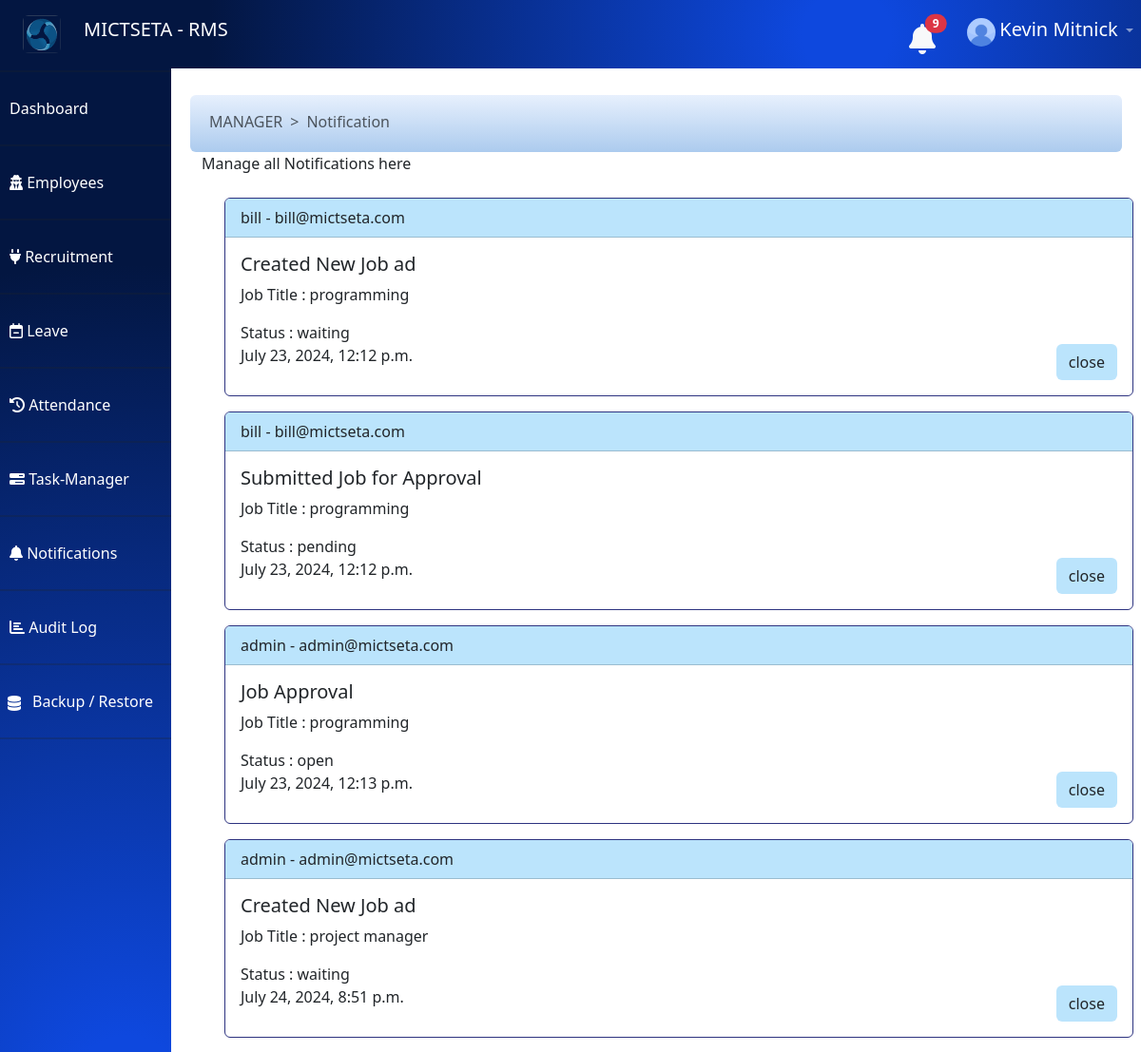
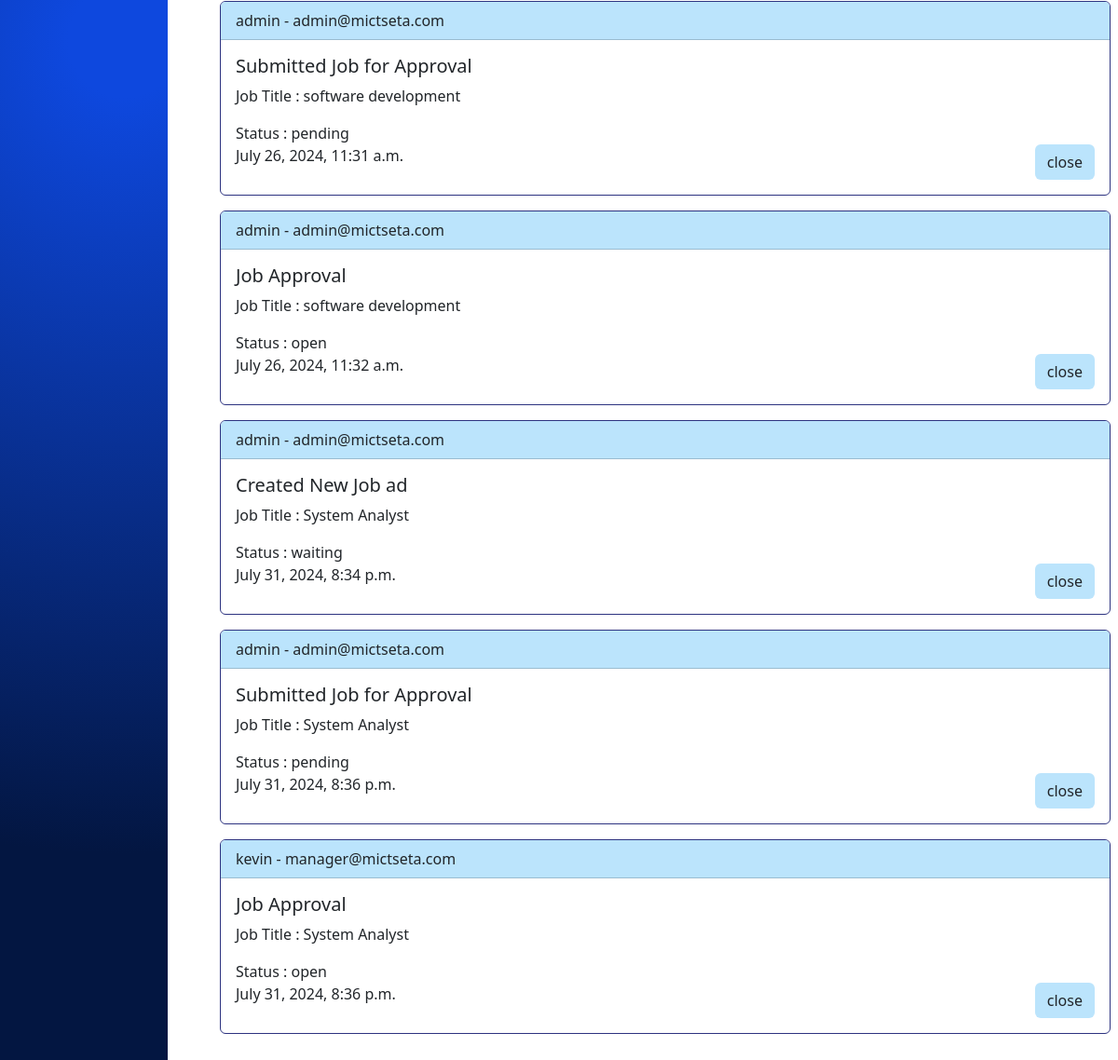
Page /dashboard/get_notifications/ (signed in) on the earlier database version (2 pictures, top to bottom).
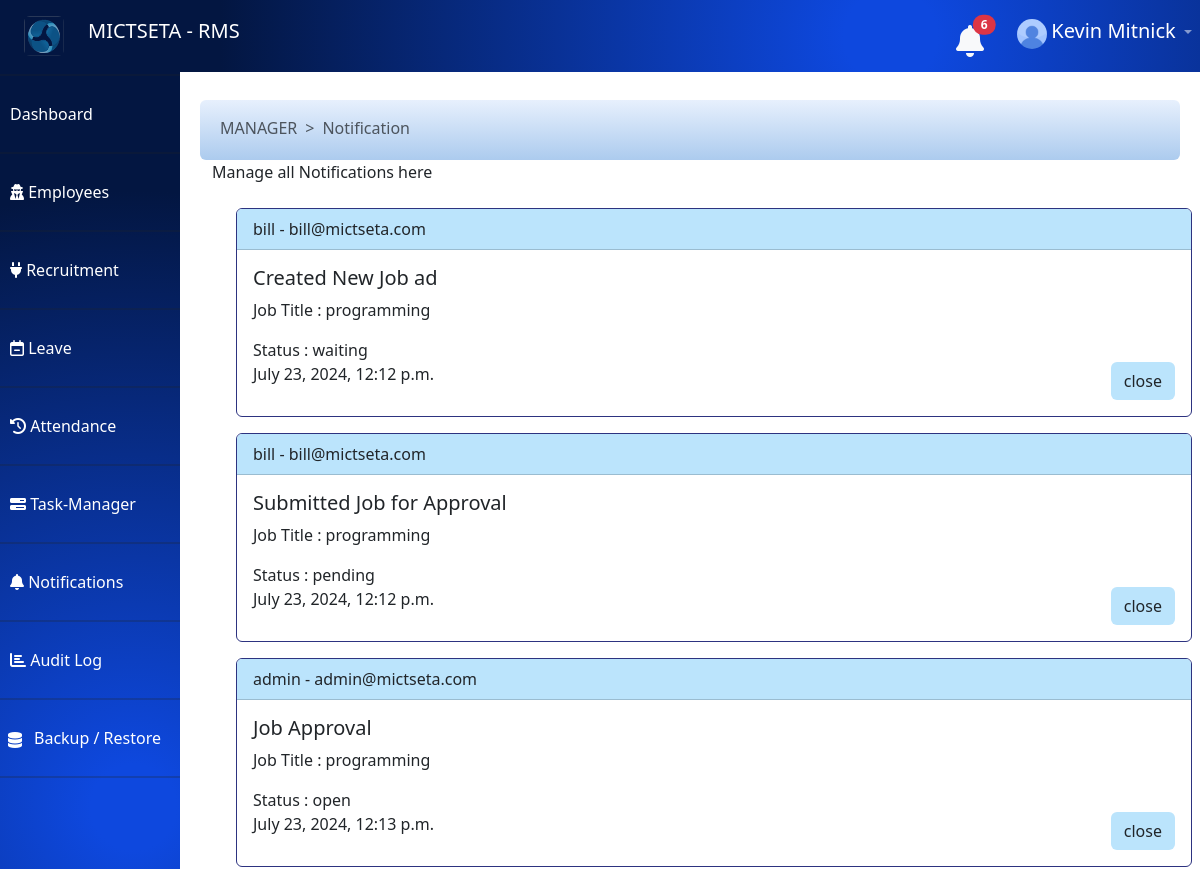
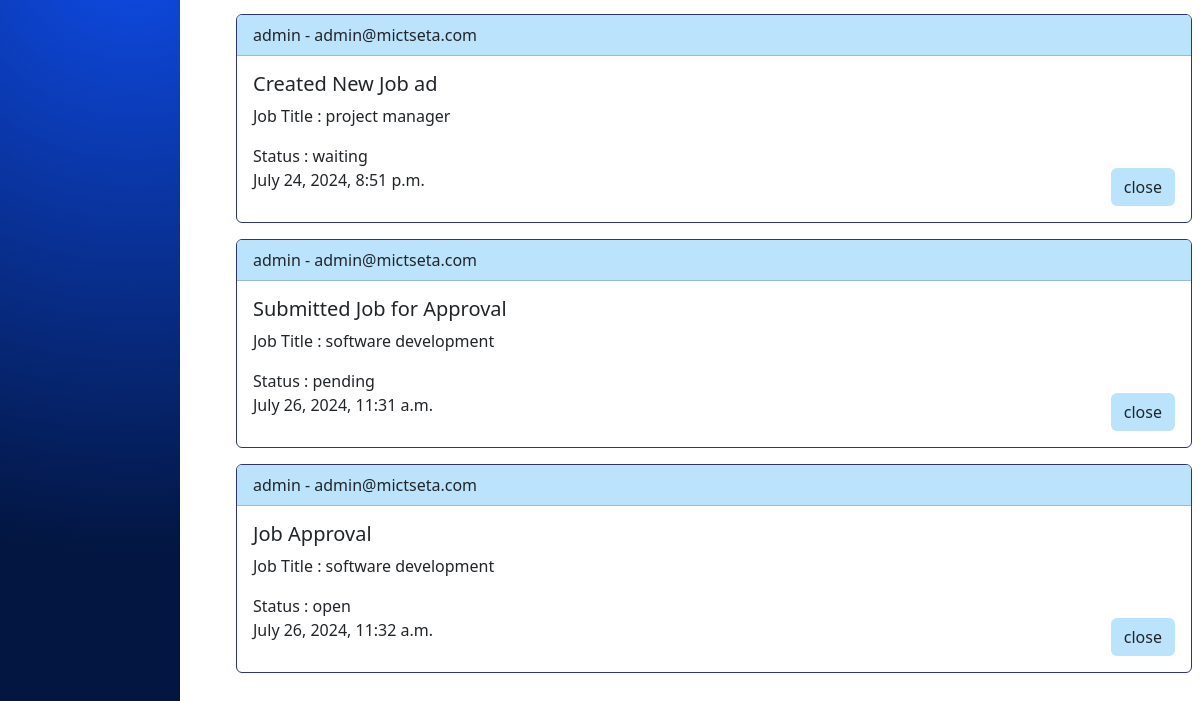
Same page on the later database version (2 pictures, top to bottom).
### profiles/models.py (models this page shows, shortened)
class StaffProfile(models.Model):
	user = models.OneToOneField(User, on_delete=models.CASCADE)
	job_title = models.CharField(max_length=100,null=True )
	department = models.CharField(max_length=6,null=True )
	salary = models.CharField(max_length=225,null=True )
	hire_date = models.DateTimeField(auto_now_add=True)
	phone = models.CharField(max_length=6,null=True )
	idnumber =  models.CharField(max_length=13,null=False )
	gender = models.CharField(max_length=6,null=False )
	age = models.CharField(max_length=6,null=False )
	dob = models.CharField(max_length=6,null=False )

### jobs/models.py (models this page shows, shortened)
class Notification(models.Model):
    user = models.ForeignKey(User, on_delete=models.CASCADE, related_name='notifications')
    action = models.CharField(max_length=225, unique=False, null=False)
    job_title = models.CharField(max_length=225, unique=False, null=False)
    status = models.CharField(max_length=225, unique=False, null=False)
    timestamp = models.DateTimeField(auto_now_add=True)
    is_seen = models.BooleanField(null=False, default=False)

### dashboard/views.py (the view)
# urls.py: path('get_notifications/', views.get_notifications, name="dashboard.get_notifications"),
@csrf_protect
def get_notifications(request):
	if request.user.is_authenticated:
		try:
			if request.user.is_superuser:
				notification = Notification.objects.all()
				if request.user.is_superuser:
					notify_len = len(Notification.objects.filter(is_seen=False))
				else:
					notify_len = len(Notification.objects.filter(user=request.user,is_seen=False))
				return render(request,'notification.html',{'notify_len':notify_len,'notifications':notification.reverse()})
			elif request.user.is_staff:
				notification = Notification.objects.filter(user=request.user)
			if request.user.is_superuser:
				notify_len = len(Notification.objects.filter(is_seen=False))
			else:
				notify_len = len(Notification.objects.filter(user=request.user,is_seen=False))
			return render(request,'notification.html',{'notify_len':notify_len,'notifications':notification.reverse()})
		except Exception as e:
			return HttpResponse(f"<h1> Sever Error : Notification: {e}</h1>")
	else:
		return redirect('render_auth_page')

### dashboard/templates/notification.html (shortened to what this page needs)
{% extends 'dashboard_base.html' %}
{% load static %}
{% block breadcrumbs %}
      <li class="breadcrumb-item active" aria-current="page">Notification</li>
{% endblock %}
{% block description %} Manage all Notifications here  {% endblock %}
{% block content %}
     <div class="container m-4 ">
    	{% if notifications %}
	     {% for notific in notifications %}
	     	{% if notific.is_seen %}
	     	{% else %}
	     	<div class="card mb-3 card-notification" style="width: 100%;">
			  <div class="card-header back-for" ><span>{{notific.user.username}} - {{notific.user.email }}</span>  </div>
			  <div class="card-body text-dark">
			    <h5 class="card-title">{{notific.action}}</h5>
			    <div>
			    	<p class="card-text"> Job Title : {{notific.job_title}}</p>
			    	<p class="card-text" > Status : {{notific.status}}</p>
			    </div>
			    <p class="card-text d-flex justify-content-between" > {{notific.timestamp}}  <a href="{% url 'dashboard.delete_notifications' notific.id %}" class="btn back-for">close</a> </p>
			  </div>
			</div>
			{% endif %}
		{% endfor %}
	{% endif %}
     </div>
{% endblock %}

### dashboard/templates/dashboard_base.html (shortened to what this page needs)
<!DOCTYPE html>
<html lang="en">
<head>
  <link href="https://cdn.jsdelivr.net/npm/bootstrap@5.0.2/dist/css/bootstrap.min.css" rel="stylesheet">
  <link href="https://stackpath.bootstrapcdn.com/bootstrap/4.5.2/css/bootstrap.min.css" rel="stylesheet">
  <link rel="stylesheet" href="https://cdnjs.cloudflare.com/ajax/libs/font-awesome/4.7.0/css/font-awesome.min.css">
  <link rel="stylesheet" href="https://cdnjs.cloudflare.com/ajax/libs/font-awesome/6.0.0-beta3/css/all.min.css">
    <link
        href=
"https://cdnjs.cloudflare.com/ajax/libs/bootstrap-datetimepicker/4.17.37/css/bootstrap-datetimepicker.min.css"
        rel="stylesheet">
  <link rel="stylesheet" href="https://cdnjs.cloudflare.com/ajax/libs/twitter-bootstrap/5.3.0/css/bootstrap.min.css">
  <link rel="stylesheet" href="https://cdn.datatables.net/2.0.8/css/dataTables.bootstrap5.css">
 {% load static %}
</head>
<body>
  <nav class="navbar navbar-expand-lg navbar-dark ">
    <a class="navbar-brand " href="#">
      <img src="{% static 'job_seeker/images/webicon.png' %}" class="rounded-2 float-start mx-4" alt="..." style="width:40px;height:40px;" >
      <span>
        MICTSETA - RMS
      </span>
    </a>
    <div class="collapse navbar-collapse" id="navbarNav">
      <ul class="navbar-nav ml-auto">
        <li class="nav-item">
          <a class="nav-link" href="#">
            <a href="{% url 'dashboard.get_notifications'%}">
              <button type="button" class="btn btn-primarys position-relative p-0 mr-4 mb-1">
               <i class="fas fa-bell fa-2x text-light"  > </i>
               {% if user.notifications or user.is_superuser %}
                {% if notify_len %}
                <span class="position-absolute top-0 start-100 translate-middle badge rounded-pill bg-danger ">
                  {{notify_len}}
                </span>
                {% endif%}
              {% endif %}
              </button>
            </a>
          </a>
        </li>
        <li class="nav-item dropdown">
          <a class="nav-link dropdown-toggle" href="#" id="navbarDropdown" role="button" data-toggle="dropdown" aria-haspopup="true" aria-expanded="false">
           {% if user.profileimage.image %}
            <img src="{{user.profileimage.image.url}}" class="rounded-circle" alt="..." style="width:30px;height: 30px;">
            {% else %}
            <img src="{% static 'dashboard/images/default_user.jpg' %}" class="rounded-circle" alt="..." style="width:30px;height: 30px;">
           {% endif %}
            <span class="text-white " style="font-size:20px;">{{user.first_name}} {{user.last_name}}</span>
          </a>
        </li>
      </ul>
    </div>
  </nav>
  <div class="sidebar" style=" overflow-y: scroll; overflow-x:none;">
    <h2 class="text-white">Dashboard</h2>
    <hr>
    <a href="#" data-toggle="collapse" data-target="#dashboardMenu" aria-expanded="false" aria-controls="dashboardMenu">
      Dashboard
    </a>
    <hr>
{% if user.is_superuser and user.staffprofile.department == "ADMINISTRATOR" or user.is_superuser and user.staffprofile.department == "MANAGER" %}
    <a href="#" data-toggle="collapse" data-target="#usersMenu" aria-expanded="false" aria-controls="usersMenu">
      <i class="fa fa-user-secret" aria-hidden="true"></i>
       Employees
    </a>
    <hr>
{% endif %}
    <a href="#" data-toggle="collapse" data-target="#jobsMenu" aria-expanded="false" aria-controls="jobsMenu">
    <i class="fa fa-plug" aria-hidden="true"></i>  Recruitment
    </a>
    <hr>
    <a href="#" data-toggle="collapse" data-target="#settingsMenu" aria-expanded="false" aria-controls="settingsMenu">
     <i class="fa fa-calendar-minus-o" aria-hidden="true"></i>
 Leave
    </a>
    <hr>
    <a href="{% url 'dashboard.manage_attendance' %}">
      <i class="fa fa-history" aria-hidden="true"></i> Attendance
    </a>
    <hr>
    <a href="{% url 'dashboard.task_manager' %}">
      <i class="fa fa-tasks" aria-hidden="true"></i> Task-Manager
    </a>
    <hr>
    <a href="#" data-toggle="collapse" data-target="#notificationsMenu" aria-expanded="false" aria-controls="notificationsMenu">
      <i class="fas fa-bell"  > </i> Notifications {% if noty %}<span class="badge bg-danger">{{noty}}</span>{% endif %}
    </a>
    <hr>
     <a href="#" data-toggle="collapse" data-target="#aduit_logMenu" aria-expanded="false" aria-controls="aduit_logMenu">
      <i class="fas fa-bar-chart" > </i> Audit Log
    </a>
    <hr>
     <i class="fa fa-database mt-3 ml-2 position-absolute text-white" aria-hidden="true"></i>
    <a href="{% url 'dashboard.backup_database' %}" class="ml-4">
      Backup / Restore
    </a>
    <hr>
  </div>
  <div class="main-content">
    <div class="content">
      <div id="defaultPage" style="margin-top: 40px;">
        <nav style="--bs-breadcrumb-divider: '>';margin-top: 80px;" aria-label="breadcrumb" class="p-1 pt-3 rounded-2 bread-container">
          <ol class="breadcrumb px-3">
            <li class="breadcrumb-item active"> {{user.staffprofile.department}}</li>
            {% block breadcrumbs %}
            {% endblock %}
          </ol>
        </nav>
        <div class="container">
        {% block description %} {% endblock %}
        </div>
        {% block content %}
        {% endblock %}
      </div>
    </div>
  </div>
</body>
</html>

Differences in the rows shown:
removed Notification: user.username "admin", user.email "admin@mictseta.com", action "Created New Job ad", job_title "System Analyst", status "waiting", timestamp "July 31, 2024, 8:34 p.m."
removed Notification: user.username "admin", user.email "admin@mictseta.com", action "Submitted Job for Approval", job_title "System Analyst", status "pending", timestamp "July 31, 2024, 8:36 p.m."
removed Notification: user.username "kevin", user.email "manager@mictseta.com", action "Job Approval", job_title "System Analyst", status "open", timestamp "July 31, 2024, 8:36 p.m."
Other differences:
{{ notify_len }}: "9" → "6"
